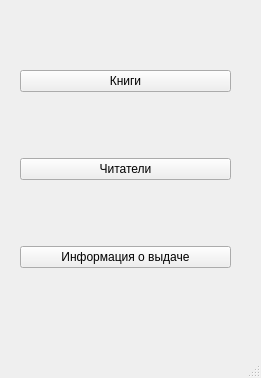
<?xml version="1.0" encoding="UTF-8"?>
<ui version="4.0">
 <class>MainWindow</class>
 <widget class="QMainWindow" name="MainWindow">
  <property name="geometry">
   <rect>
    <x>0</x>
    <y>0</y>
    <width>261</width>
    <height>378</height>
   </rect>
  </property>
  <property name="windowTitle">
   <string>MainWindow</string>
  </property>
  <widget class="QWidget" name="centralwidget">
   <widget class="QWidget" name="">
    <property name="geometry">
     <rect>
      <x>20</x>
      <y>10</y>
      <width>211</width>
      <height>321</height>
     </rect>
    </property>
    <layout class="QVBoxLayout" name="verticalLayout">
     <item>
      <widget class="QPushButton" name="pushButton">
       <property name="text">
        <string>Книги</string>
       </property>
      </widget>
     </item>
     <item>
      <widget class="QPushButton" name="pushButton_2">
       <property name="text">
        <string>Читатели</string>
       </property>
      </widget>
     </item>
     <item>
      <widget class="QPushButton" name="pushButton_3">
       <property name="text">
        <string>Информация о выдаче</string>
       </property>
      </widget>
     </item>
    </layout>
   </widget>
  </widget>
  <widget class="QStatusBar" name="statusbar"/>
 </widget>
 <resources/>
 <connections/>
</ui>
